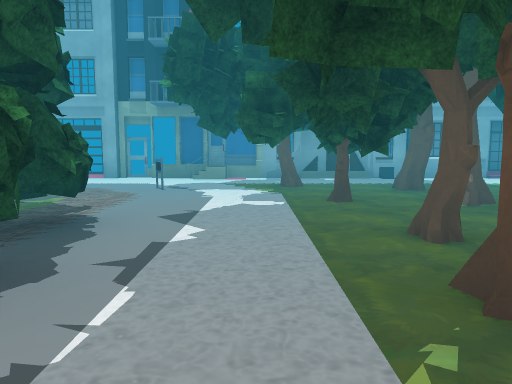
View 1 (above)

23 first-person views from a walk through a scene from a Unity 3-D project. The camera is 1.2 m above the floor, tilts 6° down and sees 70° across. The floor is counted in squares, 2 m on a side. Each view is taken from the middle of a square. On the plan, view 1 faces up. The plan holds only what a view shows up to about 10 squares ahead; the rest is blank. The place goes on beyond the plan. The player character is not drawn. Some surface patterns are stand-ins.

View 2
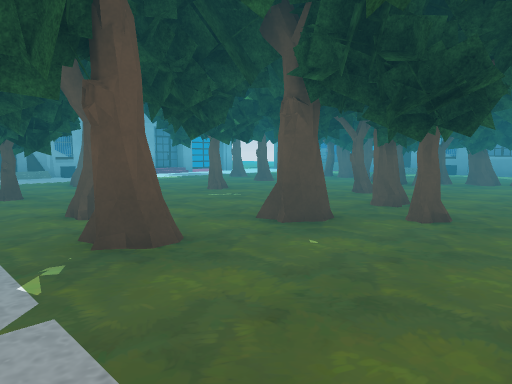

View 3
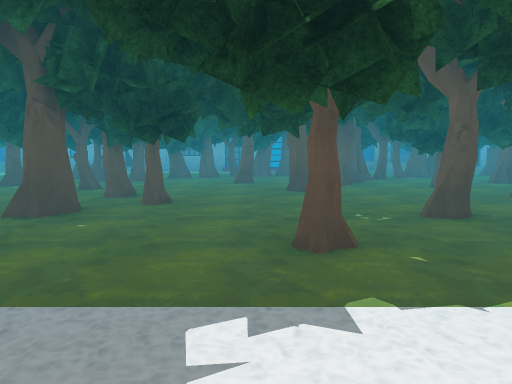

View 4
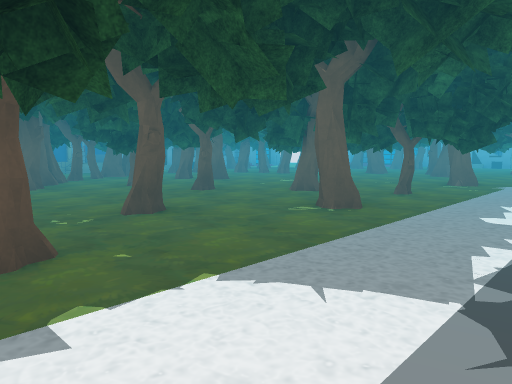

View 5
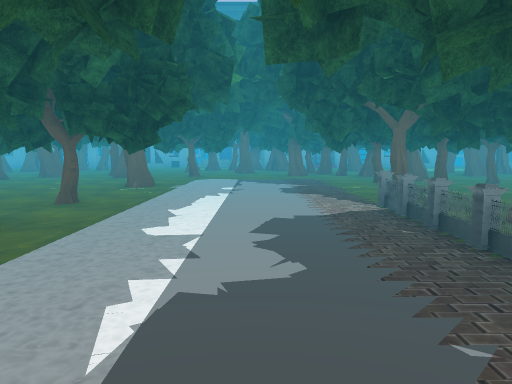

View 6
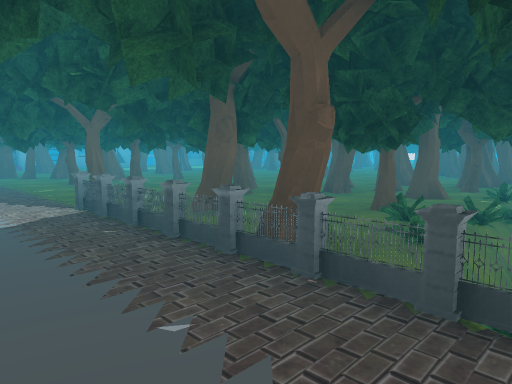

View 7
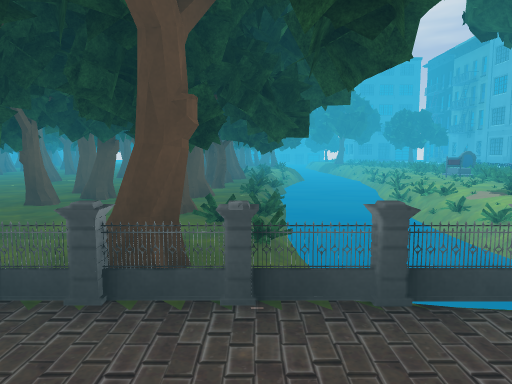

View 8
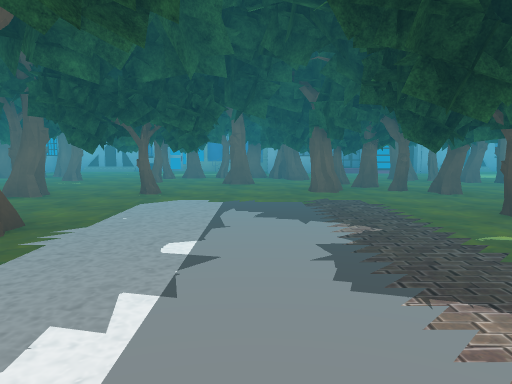

View 9
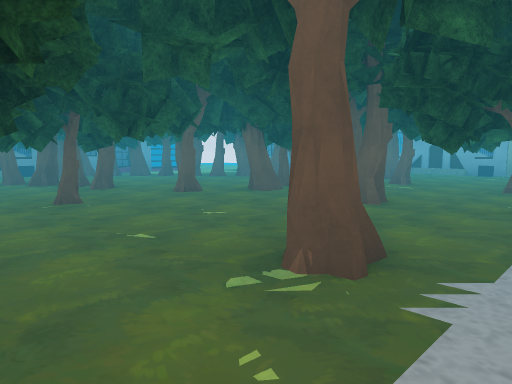

View 10
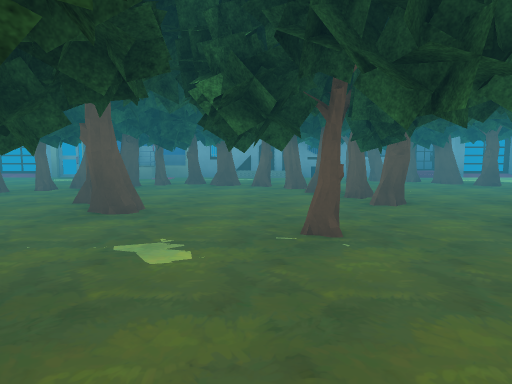

View 11
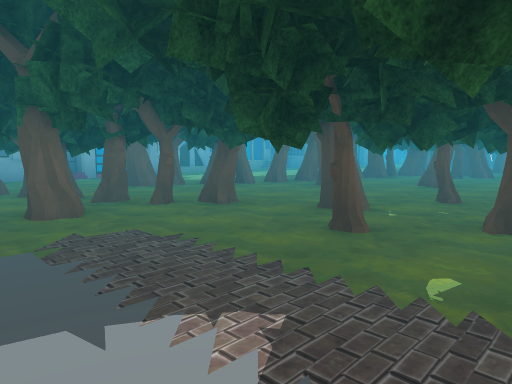

View 12
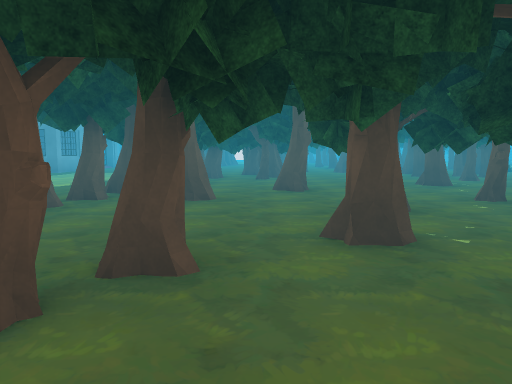

View 13
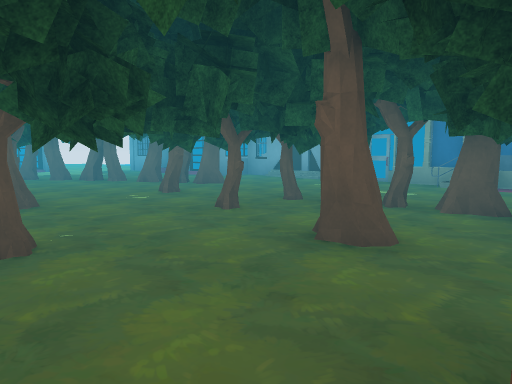

View 14
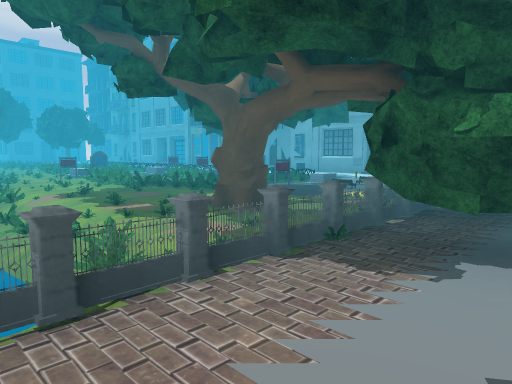

View 15
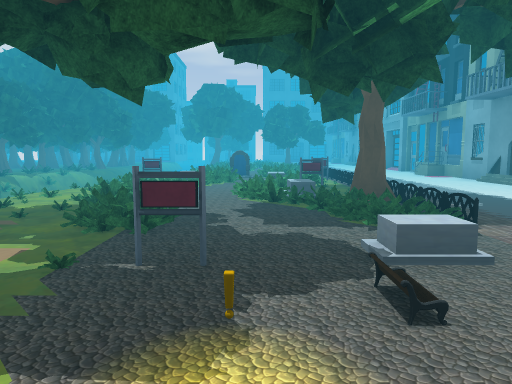

View 16
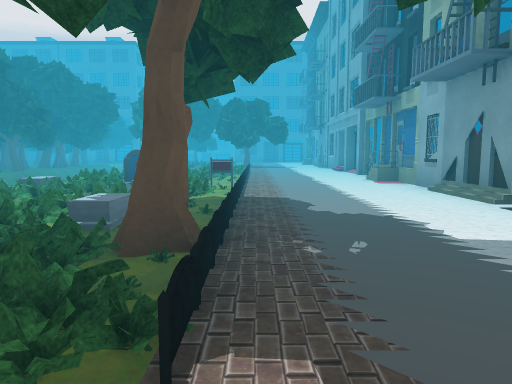

View 17
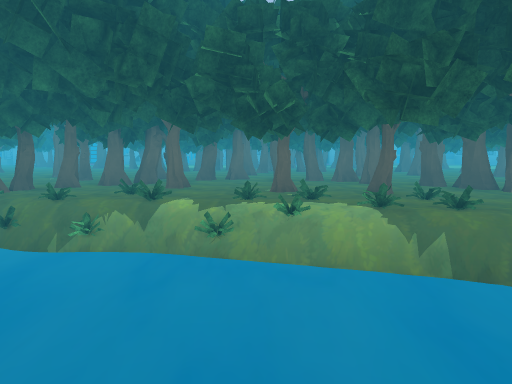

View 18
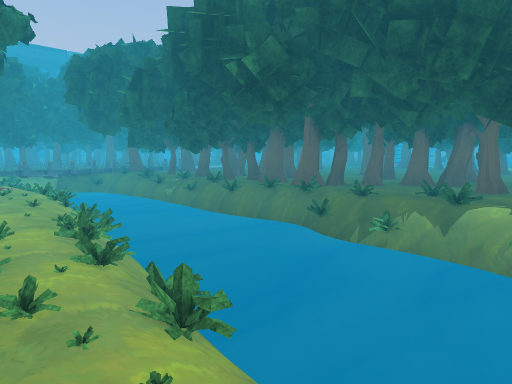

View 19
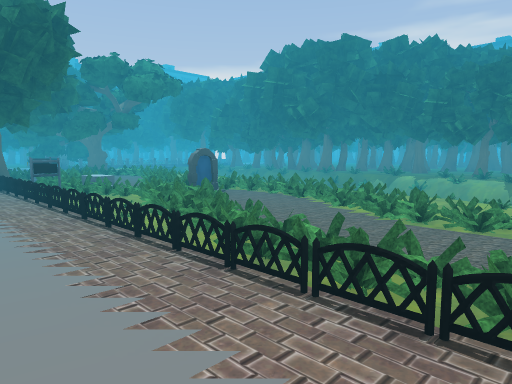

View 20
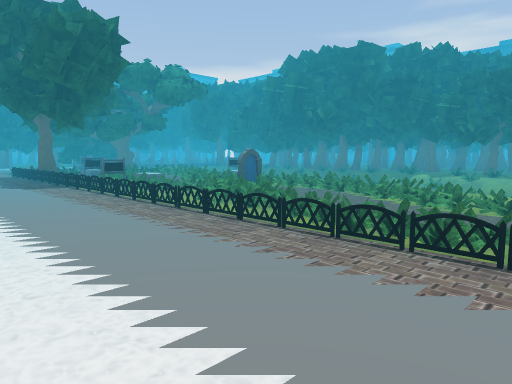

View 21
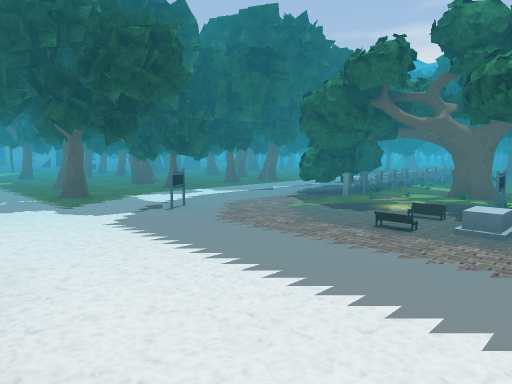

View 22
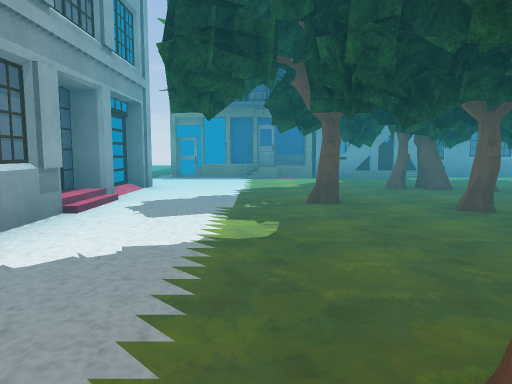

View 23
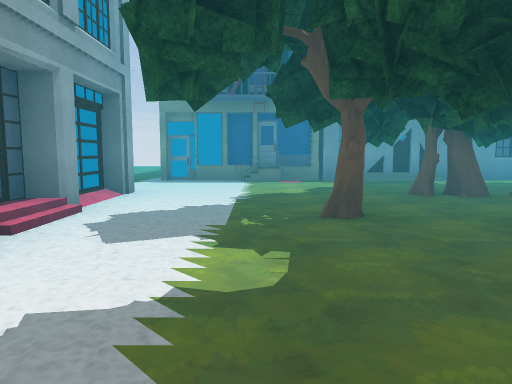

### Floor plan
Key: @ floor where view 1 was taken; # wall or solid block; . main floor; - floor 0.5 m lower than the main floor; _ floor 0.75 m lower than the main floor; / step, stairs or slope; ≈ liquid the walk keeps out of; B building; T tree; P plant; F fence; S sign; O other object.
Columns run from 17 left of view 1 to 12 right of it. Each row starts with its distance up from view 1.
  9   ##B#B##B / .##B#B##B#/##B..
  8 .............................
  7 ..................T.........B
  6 PP.........P...O....T..TT....
  5 PPPO...OO. PP....TTTTT...T..B#
  4 .PPOOOO.O.PPSO....TTTTTT.T../
  3  ..OOO.OO.OOP.OF..T..T..TT..B
  2  OO.... ..OOO OFT.....T.TTT..
  1   O POOOOOOOOO.FP.T.TTT.TT..B
  0  ≈≈≈≈≈≈PO O-O_OF.@..T....T
 -1  ≈≈≈≈≈≈≈≈≈≈≈≈≈ F..TT.#..TTT  #
 -2 TPPPPPP≈≈≈≈≈≈≈OF......T...T .#
 -3 TPPPPPPP OOOPPPF....T..TT....
 -4 TTTTT..TTTTTTTTF......TTTT..
 -5 TT.TTTT..TTT.TTF..T.TTTTTTT
 -6 #TTTTTTT..TTTT.F..TTTT TTTTTB
 -7    TTTTTT .TTT.....TTT T TTTB
 -8    O TT.TTTT.TT.......T..TT.#
 -9      T.....TTTT...T..TTTTTTT#
-10     TTTT TTTTTT.......TT..TT#
-11       T. #.. T....TT..TT .TTB
-12       TTT.T .TTT.TT TTT  .T..#
-13       TTTTTTTTTTTTTT.TT. T ..#
-14         ...TTTTTTTTTT..TT. ..#
-15        .....TT.TTTTT.TTT.    #
-16           .. .. ..T..T.
-17              .# .......B
-18             ### .B.....
-19                 #####
-20                     BBBB

Positions as (right, up) in squares from view 1, and headings:
1: (0, 0), facing up
2: (0, -1), facing up-right
3: (-1, -1), facing right
4: (-1, -1), facing down-right
5: (-1, -2), facing down
6: (-1, -2), facing down-left
7: (-1, -3), facing left
8: (-1, -6), facing down
9: (0, -7), facing down-right
10: (2, -8), facing right
11: (-1, -8), facing down-left
12: (-2, -11), facing left
13: (-2, -11), facing down-right
14: (-1, -1), facing up-left
15: (-3, 4), facing left
16: (-5, 6), facing left
17: (-14, 2), facing down
18: (-14, 2), facing down-right
19: (-17, 7), facing down-right
20: (-17, 8), facing down-right
21: (-6, 9), facing down-right
22: (2, 7), facing right
23: (3, 7), facing right
